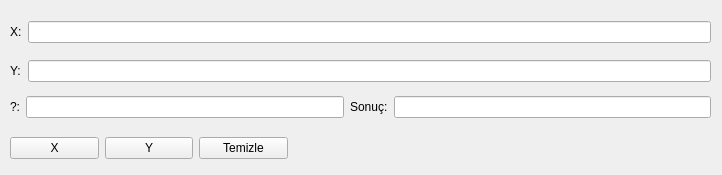
<?xml version="1.0" encoding="UTF-8"?>
<ui version="4.0">
 <class>Form</class>
 <widget class="QWidget" name="Form">
  <property name="geometry">
   <rect>
    <x>0</x>
    <y>0</y>
    <width>722</width>
    <height>175</height>
   </rect>
  </property>
  <property name="windowTitle">
   <string>Form</string>
  </property>
  <widget class="QWidget" name="">
   <property name="geometry">
    <rect>
     <x>10</x>
     <y>10</y>
     <width>701</width>
     <height>72</height>
    </rect>
   </property>
   <layout class="QGridLayout" name="gridLayout">
    <item row="0" column="1" rowspan="2">
     <widget class="QLineEdit" name="XlineEdit"/>
    </item>
    <item row="2" column="1">
     <widget class="QLineEdit" name="YlineEdit"/>
    </item>
    <item row="2" column="0">
     <widget class="QLabel" name="YLabel">
      <property name="text">
       <string>Y:</string>
      </property>
     </widget>
    </item>
    <item row="0" column="0" rowspan="2">
     <widget class="QLabel" name="XLabel">
      <property name="text">
       <string>X:</string>
      </property>
     </widget>
    </item>
   </layout>
  </widget>
  <widget class="QWidget" name="">
   <property name="geometry">
    <rect>
     <x>10</x>
     <y>90</y>
     <width>701</width>
     <height>34</height>
    </rect>
   </property>
   <layout class="QGridLayout" name="gridLayout_2">
    <item row="0" column="0">
     <widget class="QLabel" name="Alabel">
      <property name="text">
       <string>?:</string>
      </property>
     </widget>
    </item>
    <item row="0" column="1">
     <widget class="QLineEdit" name="lineEdit"/>
    </item>
    <item row="0" column="2">
     <widget class="QLabel" name="label">
      <property name="text">
       <string>Sonuç:</string>
      </property>
     </widget>
    </item>
    <item row="0" column="3">
     <widget class="QLineEdit" name="lineEdit_2"/>
    </item>
   </layout>
  </widget>
  <widget class="QWidget" name="">
   <property name="geometry">
    <rect>
     <x>10</x>
     <y>130</y>
     <width>278</width>
     <height>36</height>
    </rect>
   </property>
   <layout class="QGridLayout" name="gridLayout_3">
    <item row="0" column="0">
     <widget class="QPushButton" name="XpushButton">
      <property name="text">
       <string>X</string>
      </property>
     </widget>
    </item>
    <item row="0" column="1">
     <widget class="QPushButton" name="YpushButton">
      <property name="text">
       <string>Y</string>
      </property>
     </widget>
    </item>
    <item row="0" column="2">
     <widget class="QPushButton" name="CpushButton">
      <property name="text">
       <string>Temizle</string>
      </property>
     </widget>
    </item>
   </layout>
  </widget>
 </widget>
 <resources/>
 <connections>
  <connection>
   <sender>CpushButton</sender>
   <signal>clicked()</signal>
   <receiver>lineEdit_2</receiver>
   <slot>clear()</slot>
   <hints>
    <hint type="sourcelabel">
     <x>250</x>
     <y>148</y>
    </hint>
    <hint type="destinationlabel">
     <x>437</x>
     <y>109</y>
    </hint>
   </hints>
  </connection>
  <connection>
   <sender>CpushButton</sender>
   <signal>clicked()</signal>
   <receiver>lineEdit</receiver>
   <slot>clear()</slot>
   <hints>
    <hint type="sourcelabel">
     <x>211</x>
     <y>143</y>
    </hint>
    <hint type="destinationlabel">
     <x>228</x>
     <y>109</y>
    </hint>
   </hints>
  </connection>
  <connection>
   <sender>CpushButton</sender>
   <signal>clicked()</signal>
   <receiver>YlineEdit</receiver>
   <slot>clear()</slot>
   <hints>
    <hint type="sourcelabel">
     <x>268</x>
     <y>145</y>
    </hint>
    <hint type="destinationlabel">
     <x>422</x>
     <y>59</y>
    </hint>
   </hints>
  </connection>
  <connection>
   <sender>CpushButton</sender>
   <signal>clicked()</signal>
   <receiver>XlineEdit</receiver>
   <slot>clear()</slot>
   <hints>
    <hint type="sourcelabel">
     <x>214</x>
     <y>136</y>
    </hint>
    <hint type="destinationlabel">
     <x>216</x>
     <y>25</y>
    </hint>
   </hints>
  </connection>
 </connections>
</ui>
